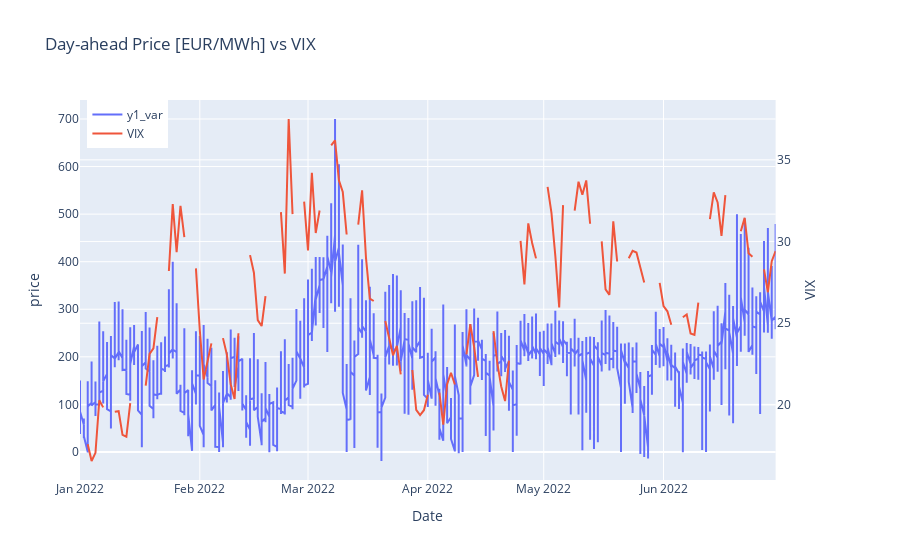

Notebook code cell kept with this figure:
### Code cell
plotters.plot_compare_two_col(xgb_merged_data, 'price', 'VIX', 'Day-ahead Price [EUR/MWh] vs VIX')

### Figure 1 — Plotly figure (JSON) as saved in the notebook; plotly's stock layout.template omitted (floating-point values rounded to 4 significant figures; data arrays with more than 128 entries replaced by an {"elided": "..."} marker saying what was removed)
{"data": [{"name": "y1_var", "type": "scatter", "x": {"elided": "4344 str values"}, "xaxis": "x", "y": {"elided": "4344 float values"}, "yaxis": "y"}, {"name": "VIX", "type": "scatter", "x": {"elided": "4344 str values"}, "xaxis": "x", "y": {"elided": "4344 float values"}, "yaxis": "y2"}], "layout": {"hovermode": "x unified", "legend": {"x": 0.01, "y": 1}, "title": {"text": "Day-ahead Price [EUR/MWh] vs VIX"}, "xaxis": {"anchor": "y", "domain": [0, 0.94], "title": {"text": "Date"}}, "yaxis": {"anchor": "x", "domain": [0, 1], "title": {"text": "price"}}, "yaxis2": {"anchor": "x", "overlaying": "y", "side": "right", "title": {"text": "VIX"}}}}
